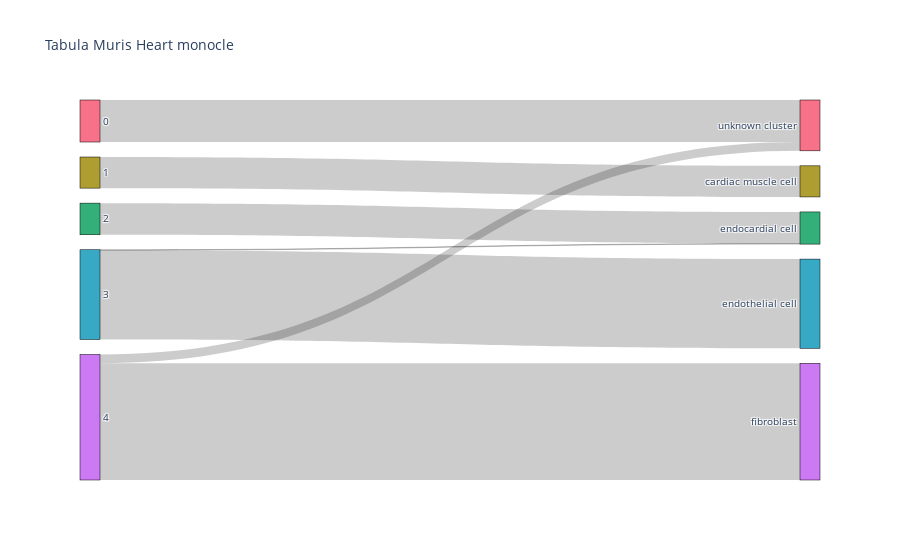
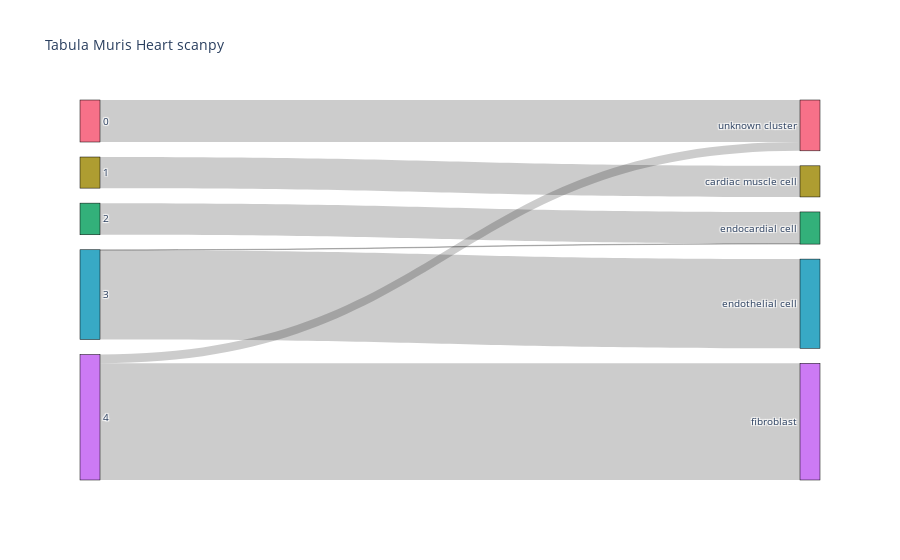
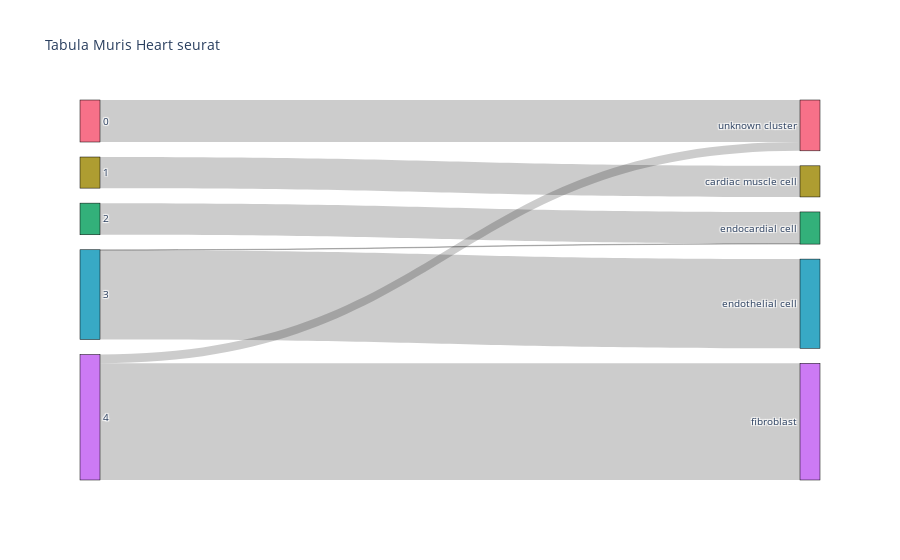
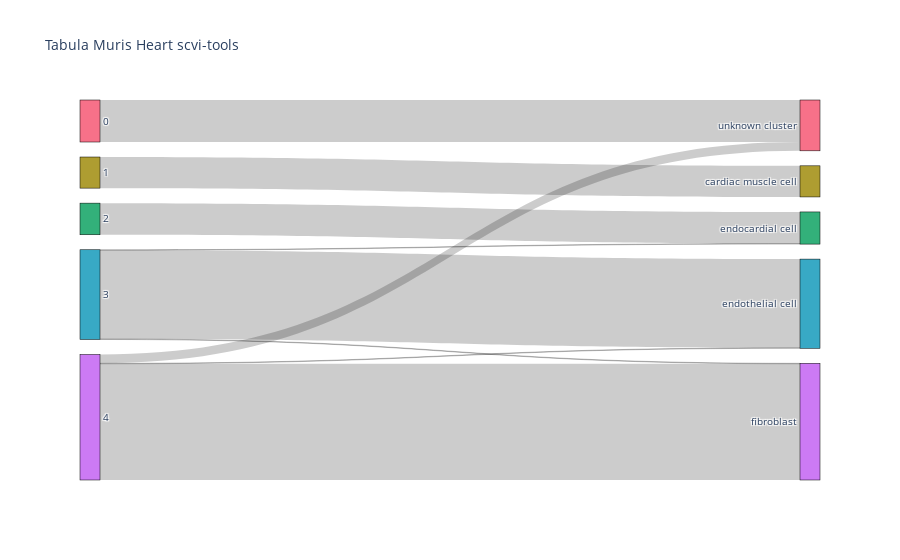

The notebook cell saved with these charts, in order:
### Code cell
for dataset in DATASET_TAGS:
    cur_path = DATA_DIR + '/' + dataset + '/'
    # check if labels.csv exists
    if os.path.exists(cur_path + "labels.csv"):
        labels = pd.read_csv(cur_path + "labels.csv")

        if labels.columns[-1] != 'true_labels':
            print("ERROR: true_label not found for dataset " + dataset)
        else:
            tool_tags = labels.columns[1:-1]
            cluster_num = labels['true_labels'].nunique()
            plot_label = []
            for i in range(cluster_num):
                plot_label.append(str(i))

            mapping_path = "./dataset/" + dataset + "-filtered/mapping.csv"
            mapping_df = pd.read_csv(mapping_path)
            mapping_df.sort_values(by=['id'], inplace=True)
            go_strings = mapping_df['go'].tolist()
            plot_label = plot_label + go_strings

            for tool_label in tool_tags:
                # generate confusion matrix between labels
                confusion_matrix = pd.crosstab(labels[tool_label], labels['true_labels'], colnames=['Predicted'], rownames=['True'], margins=True)
                cur_source = []
                cur_target = []
                cur_value = []
                tool = tool_label[0:-6]
                for i in range(cluster_num):
                    for j in range(cluster_num):
                        if confusion_matrix.iloc[i, j] != 0:
                            cur_source.append(i)
                            cur_target.append(cluster_num + j)
                            cur_value.append(confusion_matrix.iloc[i, j])
                out_dir = RESULT_DIR + '/' + dataset + '/' + tool
                if not os.path.exists(out_dir):
                    os.makedirs(out_dir)
                out_file = out_dir + '/sankey'
                plot_sankey(plot_label, 
                            cur_source, 
                            cur_target, 
                            cur_value, 
                            dataset.replace('-', ' ').title() + ' ' + tool,
                            sns.color_palette("husl", cluster_num).as_hex(),
                            out_file)

### Figure 1 — Plotly figure (JSON) as saved in the notebook; plotly's stock layout.template omitted (floating-point values rounded to 4 significant figures)
{"data": [{"link": {"source": [0, 1, 2, 3, 3, 4, 4], "target": [5, 6, 7, 7, 8, 5, 9], "value": [81, 60, 61, 1, 172, 17, 225]}, "node": {"color": ["#f77189", "#ae9d31", "#33b07a", "#38a9c5", "#cc7af4", "#f77189", "#ae9d31", "#33b07a", "#38a9c5", "#cc7af4"], "label": ["0", "1", "2", "3", "4", "unknown cluster", "cardiac muscle cell", "endocardial cell", "endothelial cell", "fibroblast"], "line": {"color": "black", "width": 0.5}, "pad": 15, "thickness": 20}, "type": "sankey"}], "layout": {"font": {"size": 10}, "title": {"text": "Tabula Muris Heart monocle"}}}

### Figure 2 — Plotly figure (JSON) as saved in the notebook; plotly's stock layout.template omitted (floating-point values rounded to 4 significant figures)
{"data": [{"link": {"source": [0, 1, 2, 3, 3, 4, 4], "target": [5, 6, 7, 7, 8, 5, 9], "value": [81, 60, 61, 1, 172, 17, 225]}, "node": {"color": ["#f77189", "#ae9d31", "#33b07a", "#38a9c5", "#cc7af4", "#f77189", "#ae9d31", "#33b07a", "#38a9c5", "#cc7af4"], "label": ["0", "1", "2", "3", "4", "unknown cluster", "cardiac muscle cell", "endocardial cell", "endothelial cell", "fibroblast"], "line": {"color": "black", "width": 0.5}, "pad": 15, "thickness": 20}, "type": "sankey"}], "layout": {"font": {"size": 10}, "title": {"text": "Tabula Muris Heart scanpy"}}}

### Figure 3 — Plotly figure (JSON) as saved in the notebook; plotly's stock layout.template omitted (floating-point values rounded to 4 significant figures)
{"data": [{"link": {"source": [0, 1, 2, 3, 3, 4, 4], "target": [5, 6, 7, 7, 8, 5, 9], "value": [81, 60, 61, 1, 172, 17, 225]}, "node": {"color": ["#f77189", "#ae9d31", "#33b07a", "#38a9c5", "#cc7af4", "#f77189", "#ae9d31", "#33b07a", "#38a9c5", "#cc7af4"], "label": ["0", "1", "2", "3", "4", "unknown cluster", "cardiac muscle cell", "endocardial cell", "endothelial cell", "fibroblast"], "line": {"color": "black", "width": 0.5}, "pad": 15, "thickness": 20}, "type": "sankey"}], "layout": {"font": {"size": 10}, "title": {"text": "Tabula Muris Heart seurat"}}}

### Figure 4 — Plotly figure (JSON) as saved in the notebook; plotly's stock layout.template omitted (floating-point values rounded to 4 significant figures)
{"data": [{"link": {"source": [0, 1, 2, 3, 3, 3, 4, 4, 4], "target": [5, 6, 7, 7, 8, 9, 5, 8, 9], "value": [81, 60, 61, 1, 171, 1, 17, 1, 224]}, "node": {"color": ["#f77189", "#ae9d31", "#33b07a", "#38a9c5", "#cc7af4", "#f77189", "#ae9d31", "#33b07a", "#38a9c5", "#cc7af4"], "label": ["0", "1", "2", "3", "4", "unknown cluster", "cardiac muscle cell", "endocardial cell", "endothelial cell", "fibroblast"], "line": {"color": "black", "width": 0.5}, "pad": 15, "thickness": 20}, "type": "sankey"}], "layout": {"font": {"size": 10}, "title": {"text": "Tabula Muris Heart scvi-tools"}}}
